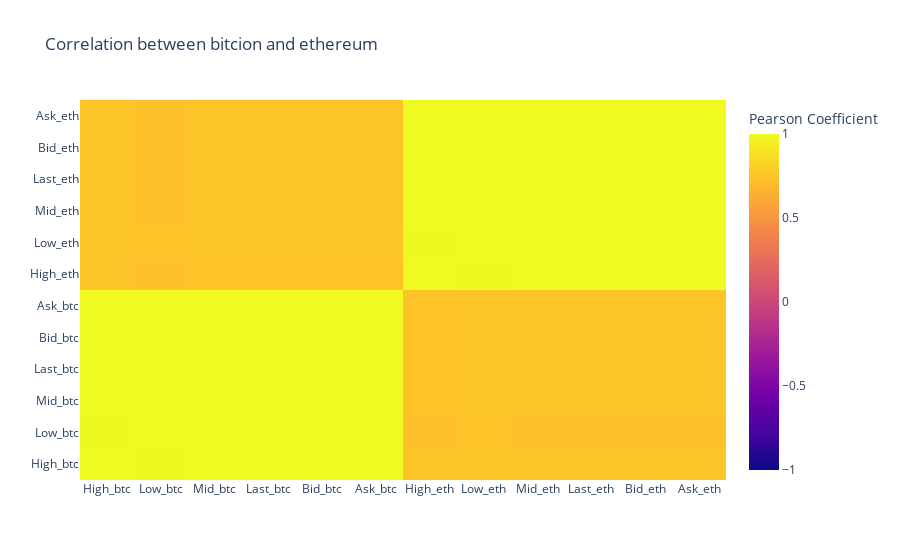

Source (notebook cell):
### Code cell
correlation_heatmap(df.drop(columns=['Volume_btc', 'Volume_eth']), 'Correlation between bitcion and ethereum')

### Figure 1 — Plotly figure (JSON) as saved in the notebook; plotly's stock layout.template omitted (floating-point values rounded to 4 significant figures; data arrays with more than 128 entries replaced by an {"elided": "..."} marker saying what was removed)
{"data": [{"colorbar": {"title": {"text": "Pearson Coefficient"}}, "type": "heatmap", "x": ["High_btc", "Low_btc", "Mid_btc", "Last_btc", "Bid_btc", "Ask_btc", "High_eth", "Low_eth", "Mid_eth", "Last_eth", "Bid_eth", "Ask_eth"], "y": ["High_btc", "Low_btc", "Mid_btc", "Last_btc", "Bid_btc", "Ask_btc", "High_eth", "Low_eth", "Mid_eth", "Last_eth", "Bid_eth", "Ask_eth"], "z": {"elided": "12x12 float values"}, "zmax": 1, "zmin": -1}], "layout": {"title": {"text": "Correlation between bitcion and ethereum"}}}
